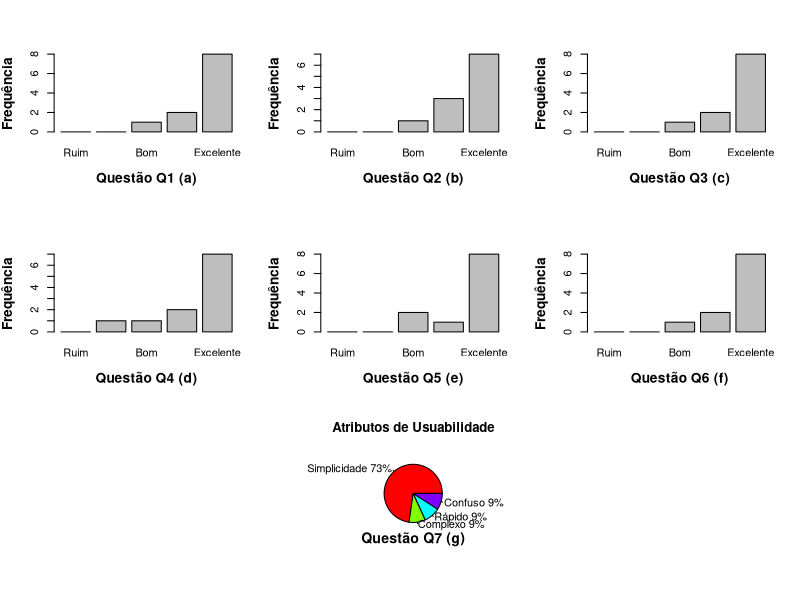

This figure's R source:
# -------------------------------------------------------------------------
# Script em R para representar graficamente os dados de avaliação 
# dos estudantes - vide artigo 
# Autor: Erik Aceiro Antonio
# ------------------------------------------------------------------------
# Ref.1 -- https://www.r-graph-gallery.com/209-the-options-of-barplot/
# Ref.2 -- https://www.r-bloggers.com/box-plot-with-r-tutorial/


Q1 <- c(0,0,1,2,8)

Q2 <- c(0,0,1,3,7)

Q3 <- c(0,0,1,2,8)

Q4 <- c(0,1,1,2,7)

Q5 <- c(0,0,2,1,8)

Q6 <- c(0,0,1,2,8)


layout(matrix(c(1,2,3,4,5,6,7,7,7), 3, 3, byrow = TRUE))

names(Q1) <- c("Ruim", "Razoável", "Bom", "Muito Bom", "Excelente")
names(Q2) <- c("Ruim", "Razoável", "Bom", "Muito Bom", "Excelente")
names(Q3) <- c("Ruim", "Razoável", "Bom", "Muito Bom", "Excelente")
names(Q4) <- c("Ruim", "Razoável", "Bom", "Muito Bom", "Excelente")
names(Q5) <- c("Ruim", "Razoável", "Bom", "Muito Bom", "Excelente")
names(Q6) <- c("Ruim", "Razoável", "Bom", "Muito Bom", "Excelente")

barplot(Q1, xlab = "Questão Q1 (a)", ylab = "Frequência", font.lab=2, cex.lab = 1.25 )
barplot(Q2, xlab = "Questão Q2 (b)", ylab = "Frequência", font.lab=2, cex.lab = 1.25 )
barplot(Q3, xlab = "Questão Q3 (c)", ylab = "Frequência", font.lab=2, cex.lab = 1.25 )
barplot(Q4, xlab = "Questão Q4 (d)", ylab = "Frequência", font.lab=2, cex.lab = 1.25 )
barplot(Q5, xlab = "Questão Q5 (e)", ylab = "Frequência", font.lab=2, cex.lab = 1.25 )
barplot(Q6, xlab = "Questão Q6 (f)", ylab = "Frequência", font.lab=2, cex.lab = 1.25 )


# Pie Chart with Percentages
slices <- c(8, 1, 1, 1) 
lbls <- c("Simplicidade", "Complexo", "Rápido", "Confuso")
pct <- round(slices/sum(slices)*100)
lbls <- paste(lbls, pct) # add percents to labels 
lbls <- paste(lbls,"%",sep="") # ad % to labels 
pie(slices,labels = lbls, col=rainbow(length(lbls)), main="Atributos de Usuabilidade")
mtext('Questão Q7 (g)', side=1, font=2, cex = .85)





